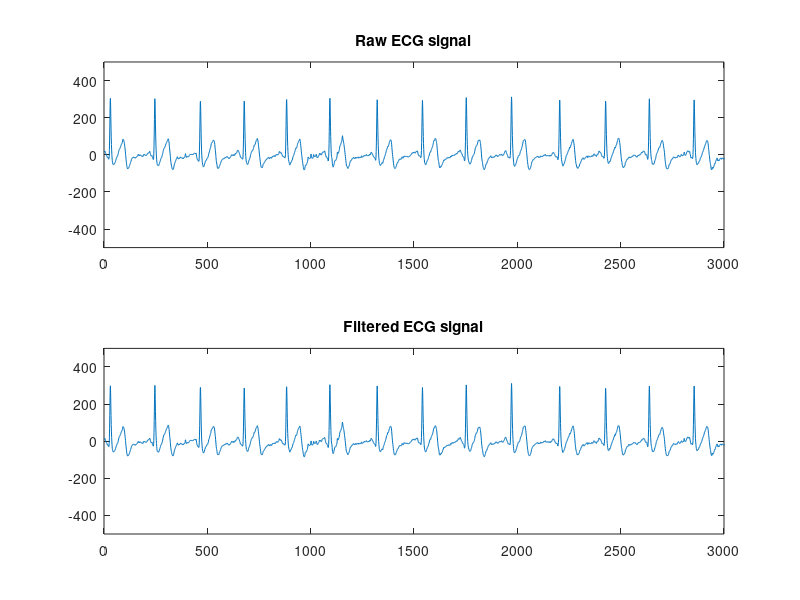
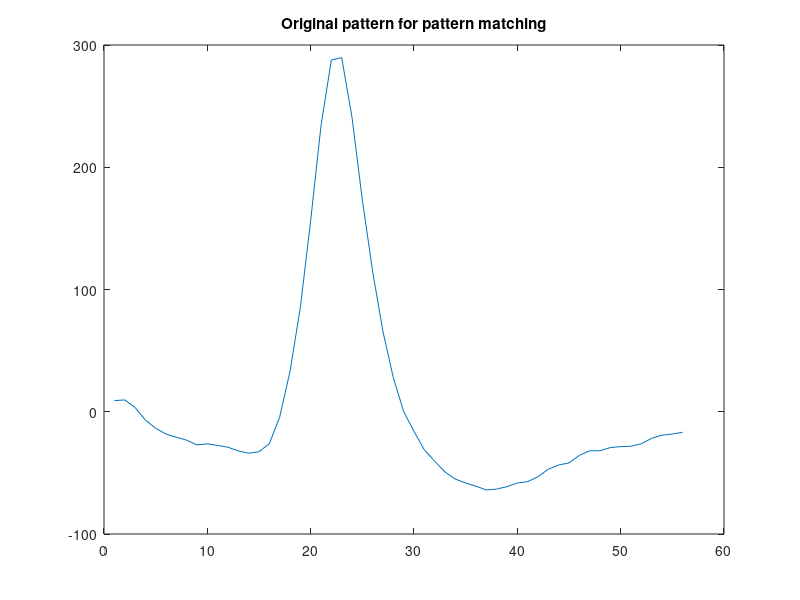
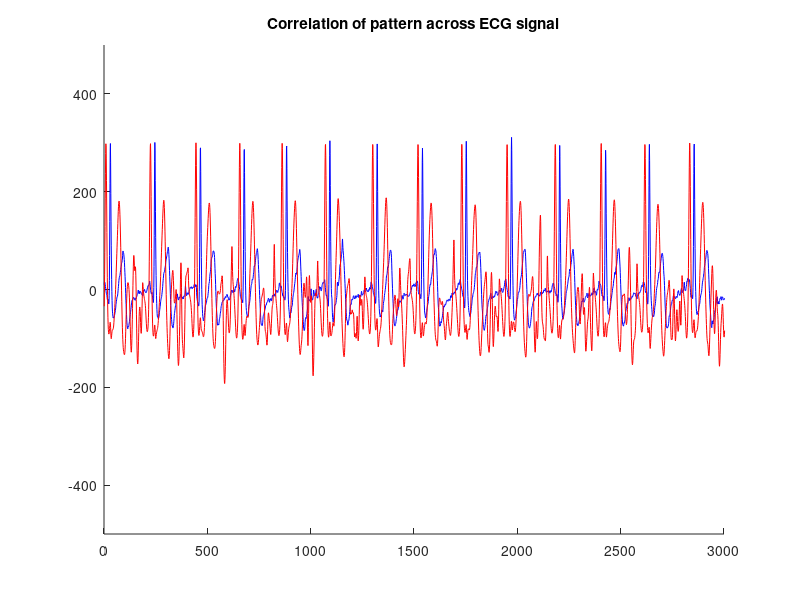
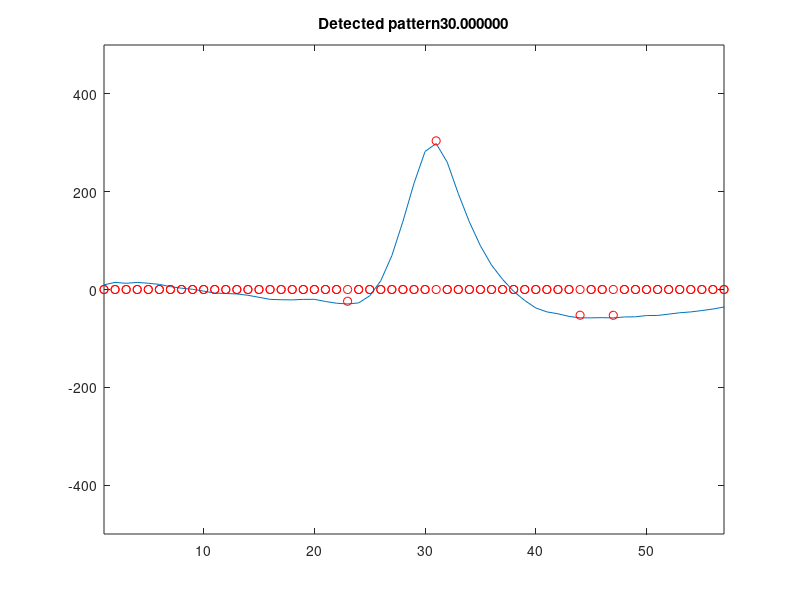

MATLAB code to generate these figures, in order:
% lab09
% exercise02
% parts a and and b
% Lazaros Konstantinos-Panagiotis
% 01639

clear all;

% load signals from ecg.mat
load ECG;
x = EKG1;
fs = 250;
h = [-1 1];

% here we take the maxima 
d = conv(x, h);
maxima = [];
minima = [];

for z=1:length(x)
    if ((d(z) <=0) & (d(z+1) > 0))
      maxima(z) = x(z);
    else
      maxima(z) = 0;
    end
end

for z=1:length(x)
  if ((d(z) >=0) & (d(z+1) < 0))
    minima(z) = x(z);
  else
    minima(z) = 0;
  end
end




max_thres = 270;
min_thres = -22;
maxima = (maxima > max_thres) .* maxima;
minima = (minima < min_thres) .* minima;
% calculate the ecg spectrum
y = fft(x);
K = length(y);
k = 1:K;
frequency = k*fs/K;
magnitude = abs(y);


% filter baseline wander (high pass)
cutoffHz = 0.5;
cutoffIndex = int16(cutoffHz*K/fs);
y(1:cutoffIndex) = 0; %manual filtering
y(K-cutoffIndex:K) = 0; %manual filtering symmetric

% inverse fourier to get filtered signal
iy = ifft(y);
output = real(iy);


% display output signal
xmax = 3000;
ymax = 500;
figure;
subplot(211);
plot(x);
axis([0 xmax -ymax ymax]);
title('Raw ECG signal');
subplot(212);
plot(output);
axis([0 xmax -ymax ymax]);
title('Filtered ECG signal');


% signal analysis
% pattern matching part!!!
figure;
pattern = output(445:500);
lo = length(output);
lp = length(pattern);
plot(pattern);
title('Original pattern for pattern matching');

cor = [];

for(l=1:K-lp)
    cor(l) = corr(output(l:l+lp-1),pattern);
end

maxIndices = [];
threshold = 95/100; % we want 95% similarity!!!
index = 0;

for(l=1:length(cor))
    if (cor(l) > threshold)
      index = index + 1;
      maxIndices(index) = 1;
    end
end

figure;
hold on;

plot(output, 'b');
plot(cor*300, 'r');
axis([0 xmax -1 1]);
axis([0 xmax -ymax ymax]);
title('Correlation of pattern across ECG signal');
hold off;


% let's display some of the detected patterns to validate!!!

for (l=30:35)
  patternNo = l;
  figure;
  plot(output);
  hold on;
  plot(maxima, 'ro');
  hold on;
  plot(minima, 'ro');
  axis([maxIndices(patternNo) maxIndices(patternNo)+lp -ymax ymax]);
  title(['Detected pattern' sprintf('%f', patternNo)]);
end
